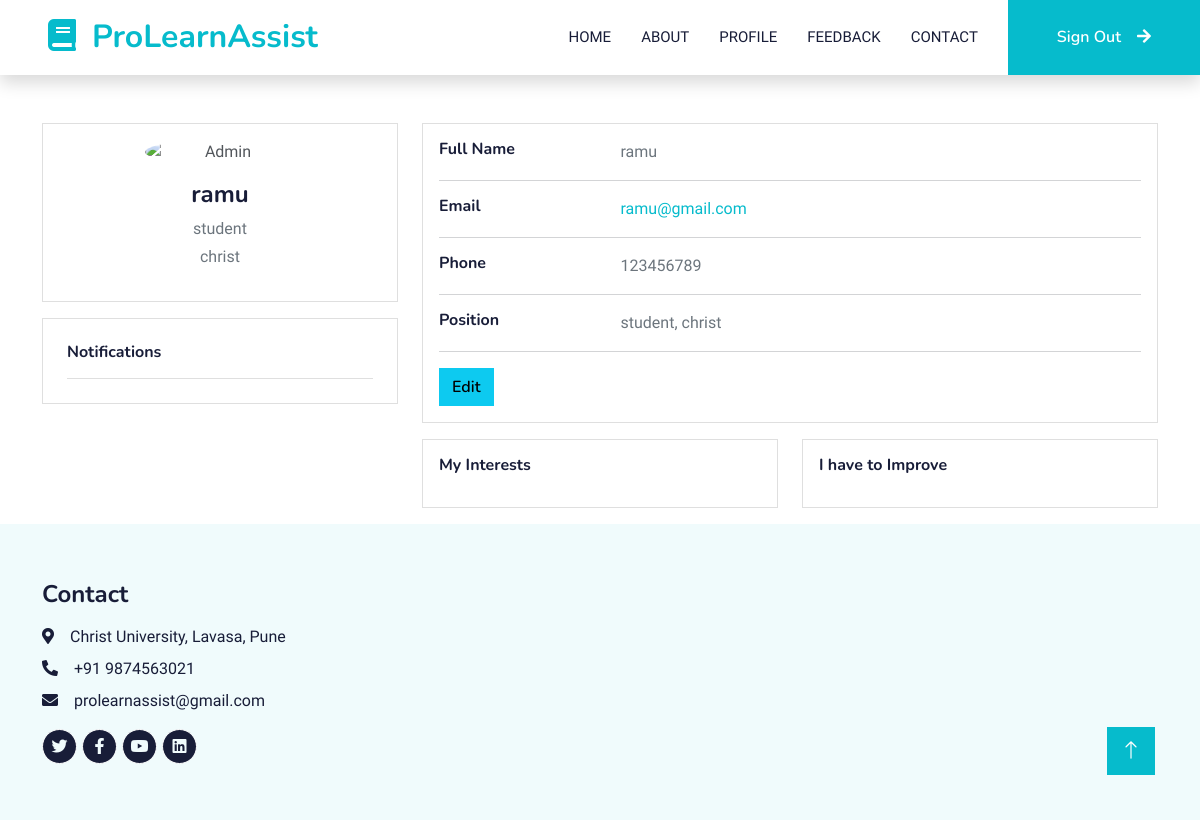
Page /userprofile (signed in) on the committed database.
### user/models.py (models this page shows)
class user_details(models.Model):
    user=models.ForeignKey(User,on_delete=models.CASCADE,default=0)
    Phone=models.BigIntegerField(null=True)
    Qualification=models.CharField(max_length=100,null=False)
    Interest=models.CharField(max_length=100,null=False)
    CurrentStatus=models.CharField(max_length=100,null=True)
    Institution=models.CharField(max_length=100,null=False)

### user/views.py (the view)
# urls.py: path('userprofile',views.user_profile,name='userprofile'),
def user_profile(request):
    data = user_details.objects.filter(user_id = request.user)
    interest=interests.objects.filter(user_id = request.user)
    improvement=improvements.objects.filter(user_id = request.user)
    return render(request,"user/main/userprofile.html",{'data':data,'interest':interest,'improvement':improvement})

### templates/user/main/userprofile.html (shortened to what this page needs)
{% extends 'user/base.html'%}
{% block content%}
    <div class="container">
        <div class="main-body mt-5">
            <div class="row gutters-sm">
                <div class="col-md-4 mb-3">
                    <div class="card">
                        <div class="card-body">
                            <div class="d-flex flex-column align-items-center text-center">
                                <img src="https://bootdey.com/img/Content/avatar/avatar7.png" alt="Admin"
                                    class="rounded-circle" width="150">
                                <div class="mt-3">
                                    <h4>{{request.user.username}}</h4>
                                    {% for i in data %}
                                    <p class="text-secondary mb-1">{{i.CurrentStatus}}</p>
                                    <p class="text-muted font-size-sm">{{i.Institution}}</p>
                                    {% endfor %}
                                </div>
                            </div>
                        </div>
                    </div>
                    <div class="card mt-3 p-4">
                        <h6 class="d-flex align-items-center mb-3 text-center">Notifications</h6>
                        <ul class="list-group list-group-flush">
                        </ul>
                    </div>
                </div>
                <div class="col-md-8">
                    <div class="card mb-3">
                        <div class="card-body">
                            <div class="row">
                                <div class="col-sm-3">
                                    <h6 class="mb-0">Full Name</h6>
                                </div>
                                <div class="col-sm-9 text-secondary">
                                    {{request.user.username}}
                                </div>
                            </div>
                            <hr>
                            <div class="row">
                                <div class="col-sm-3">
                                    <h6 class="mb-0">Email</h6>
                                </div>
                                <div class="col-sm-9 text-secondary">
                                    <a href="/cdn-cgi/l/email-protection">{{request.user.email}}</a>
                                </div>
                            </div>
                            <hr>
                            <div class="row">
                                <div class="col-sm-3">
                                    <h6 class="mb-0">Phone</h6>
                                </div>
                                {% for i in data %}
                                <div class="col-sm-9 text-secondary">
                                    {{i.Phone}}
                                </div>
                            </div>
                            <hr>
                            <div class="row">
                                <div class="col-sm-3">
                                    <h6 class="mb-0">Position</h6>
                                </div>
                                <div class="col-sm-9 text-secondary">
                                    {{i.CurrentStatus}}, {{i.Institution}}
                                </div>
                            </div>
                            {% endfor %}
                            <hr>
                            <div class="row">
                                <div class="col-sm-12">
                                    <a class="btn btn-info " target="__blank"
                                        href="{%url 'useredit'%}">Edit</a>
                                </div>
                            </div>
                        </div>
                    </div>
                    <div class="row gutters-sm">
                        <div class="col-sm-6 mb-3">
                            <div class="card h-100">
                                <div class="card-body">
                                    <h6 class="d-flex align-items-center mb-3">My Interests</h6>
                                </div>
                            </div>
                        </div>
                        <div class="col-sm-6 mb-3">
                            <div class="card h-100">
                                <div class="align card-body">
                                    <h6 class="d-flex align-items-center mb-3">I have to Improve</h6>
                                </div>
                            </div>
                        </div>
                    </div>
                </div>
            </div>
        </div>
    </div>
    {% endblock content%}

### static/user/css/style.css (style rules this page uses)
:root { --primary: #06BBCC; --light: #F0FBFC; --dark: #181d38; }
.btn { font-family: 'Nunito', sans-serif; font-weight: 600; transition: .5s; }

### rows in the picture
user_details: CurrentStatus "student", Institution "christ", Phone "123456789"

### other values in the picture
{{ request.user.username }} "ramu"
{{ request.user.email }} "ramu@gmail.com"
